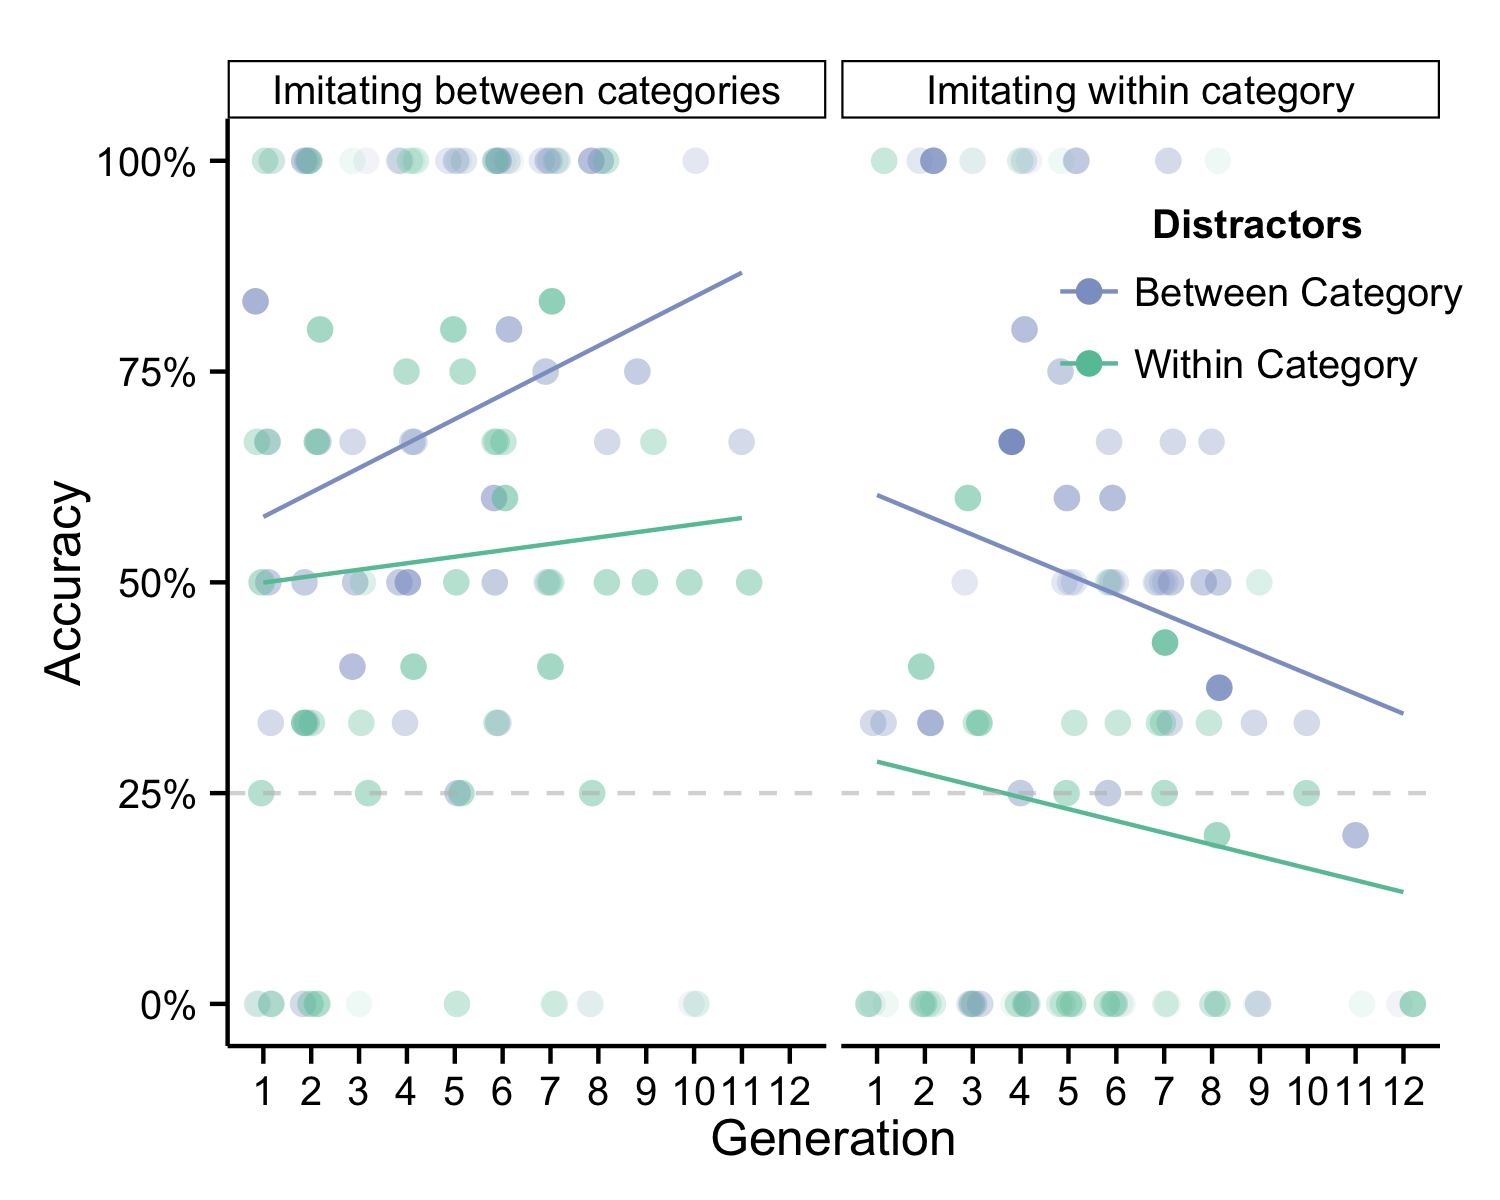

Write the R code that produced this figure.
library(dplyr)
library(ggplot2)
library(scales)

options(stringsAsFactors = FALSE)

devtools::load_all()

responses <- get_responses() %>%
  filter(survey_label %in% c("between-splish", "within-splish"),
         given_chain == "splish")

accuracies <- responses %>%
  group_by(survey_label, given_game, generation, given) %>%
  summarize(
    num_ratings = n(),
    is_correct = mean(is_correct)
  )

game_name <- list(
  "between-category-game-a" = "Imitating between categories",
  "within-category-game-a" = "Imitating within category"
)

facet_labeller <- function(variable,value){
  return(game_name[value])
}

color_scheme = c("#8da0cb", "#66c2a5")

ggplot(responses, aes(x = generation, y = is_correct, color = survey_label)) +
  geom_point(aes(alpha = num_ratings), data = accuracies,
             position = position_jitter(width = 0.2, height = 0.0), size = 3) +
  geom_smooth(method = "lm", se = FALSE) +
  scale_x_continuous("Generation", breaks = 1:13) +
  scale_y_continuous("Accuracy", breaks = seq(0, 1, by = 0.25), labels = percent) +
  scale_color_manual("Distractors", labels = c("Between Category", "Within Category"),
                     values = color_scheme) +
  geom_hline(yintercept = 0.25, lty = 2, color = "gray", alpha = 0.6) +
  guides(alpha = "none") +
  theme_classic() +
  theme(
    legend.title.align = 0.5,
    legend.background = element_blank(),
    legend.position = c(0.85, 0.8)
  ) + facet_grid(. ~ given_game, labeller = facet_labeller)

ggsave("plots/splish.png", width = 5, height = 4, units = "in")
